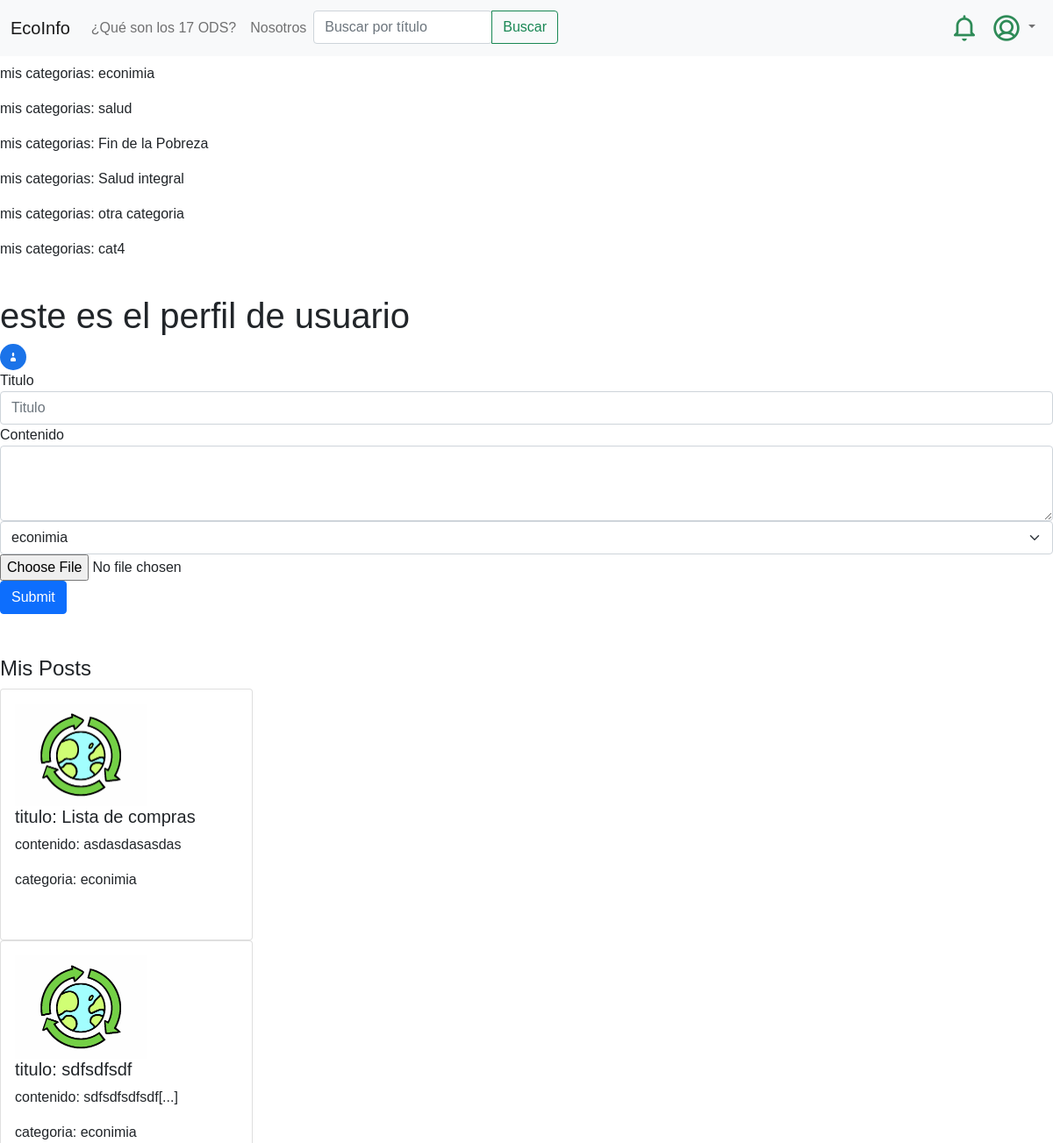
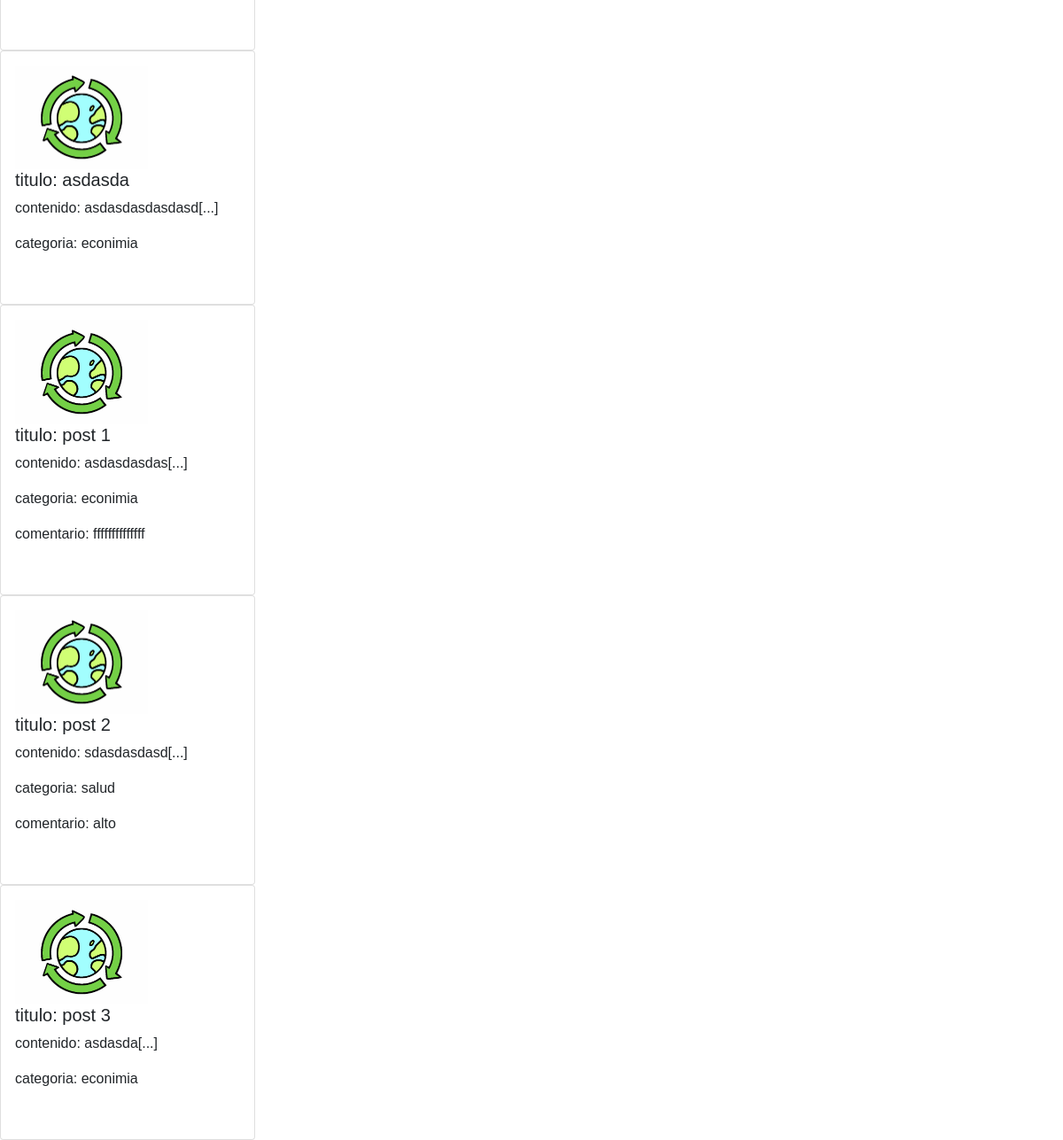
The app's page /perfil_usuario/ (signed in), older data (2 pictures, top to bottom).
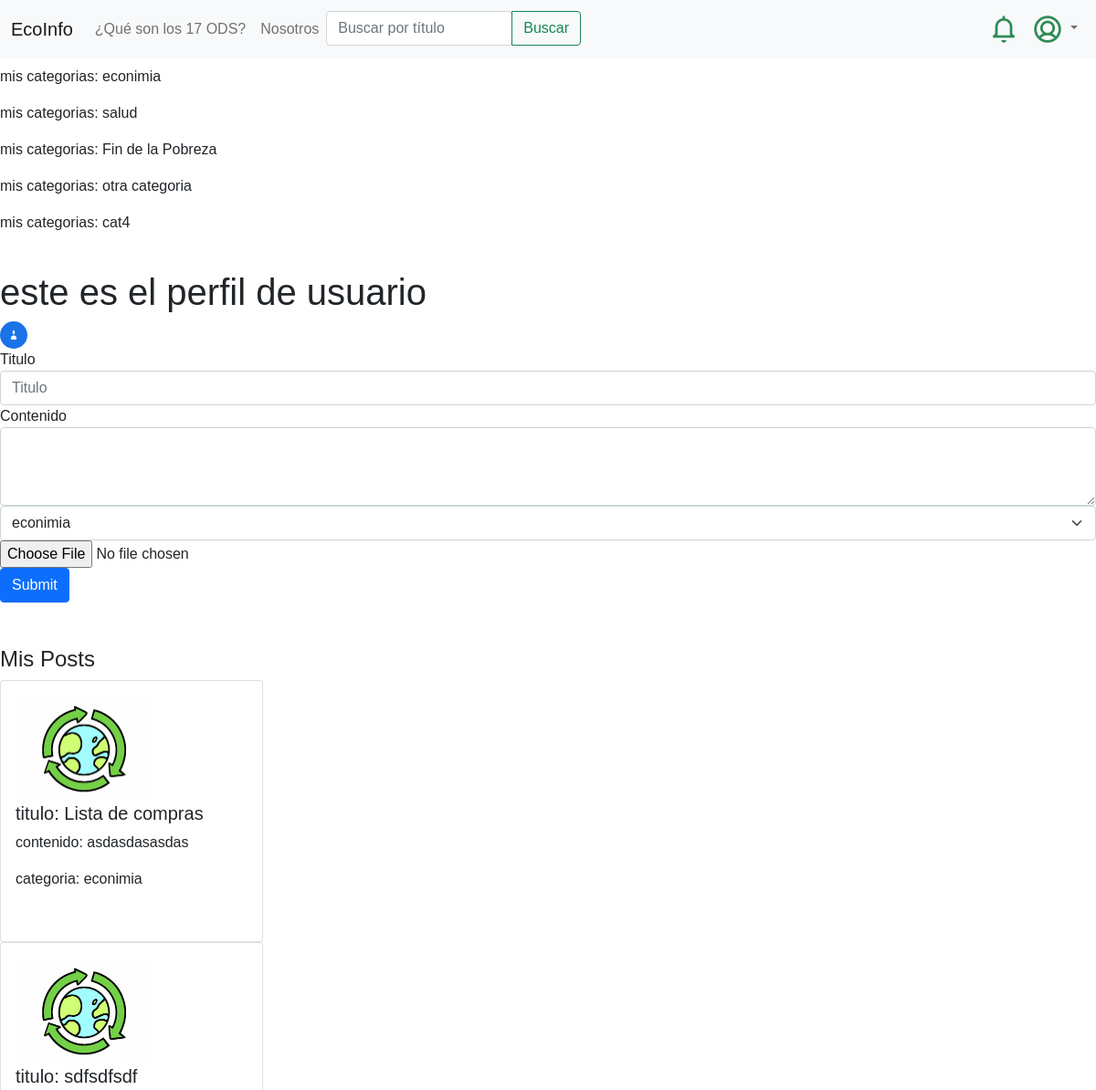
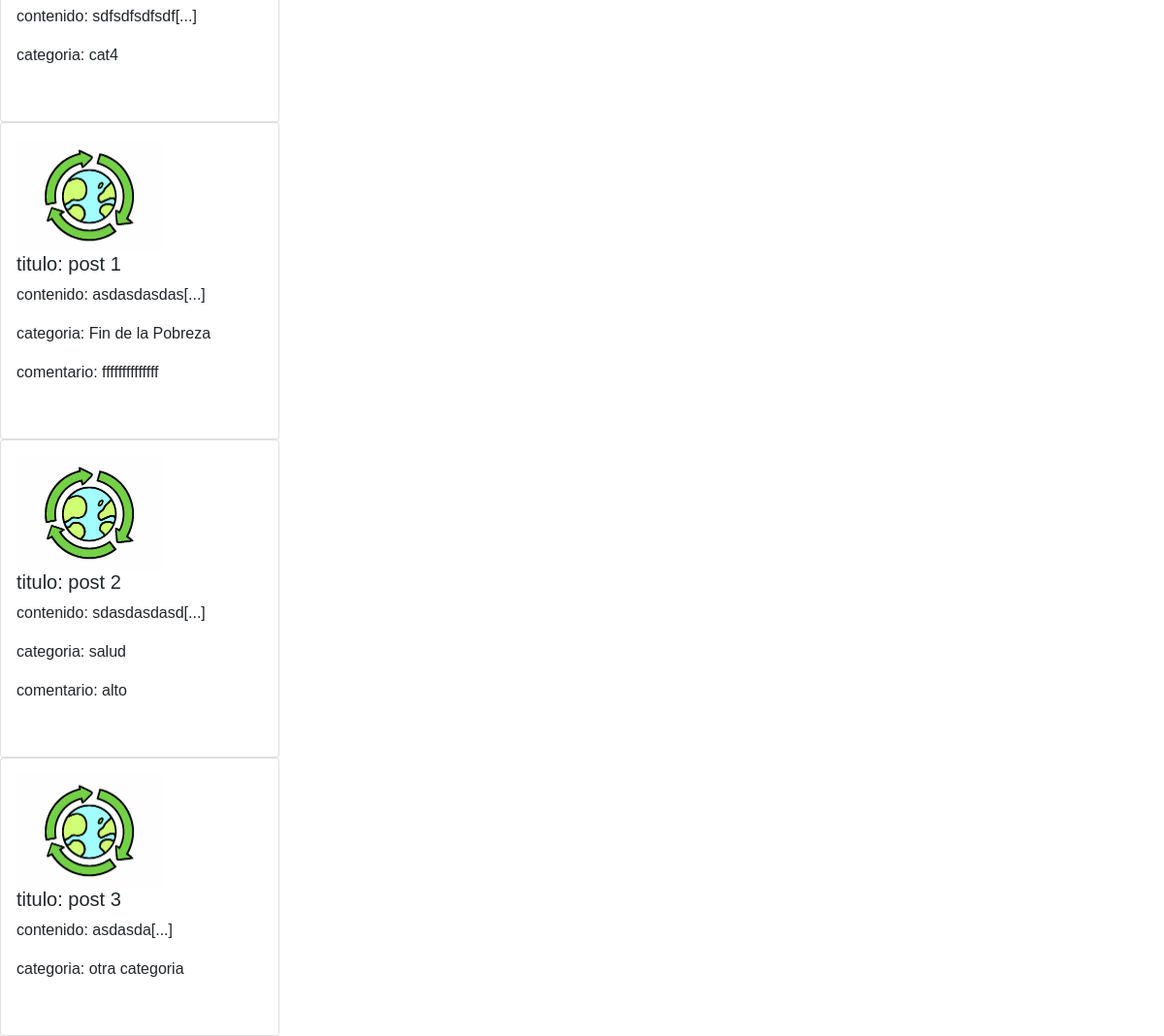
The same page, newer data (2 pictures, top to bottom).
### feed/models.py (models this page shows, shortened)
class categoria(models.Model):
    name = models.CharField(max_length=50)
    imagen = models.ImageField(upload_to='categoria',default='categoria_default.png')
    def __str__(self):
        return self.name

class post(models.Model):
    posteador = models.ForeignKey(User, on_delete=models.CASCADE, null=True)
    titulo = models.CharField(max_length=100)
    contenido = models.TextField()
    pre_contenido = models.TextField()
    categoria = models.ForeignKey(categoria, on_delete=models.CASCADE,  default=1, null=False)
    creado_en = models.DateTimeField(auto_now_add=True)
    actualizado_en = models.DateTimeField(auto_now=True)
    me_gusta = models.IntegerField(default=0)
    no_megusta = models.IntegerField(default=0)
    imagen = models.FileField(upload_to='imagenes_posts', default='post_default.jpg')
    visitas = models.IntegerField(default=0)

class comentario(models.Model):
    post = models.ForeignKey(post, on_delete=models.CASCADE)
    comentador = models.ForeignKey(User, on_delete=models.CASCADE, null=True)
    contenido = models.TextField()
    creado_en = models.DateTimeField(auto_now_add=True)
    actualizado_en = models.DateTimeField(auto_now=True)
    aprobado = models.BooleanField(default=False)

### feed/views.py (the view)
# urls.py: path('perfil_usuario/',views.perfil_usuario, name='perfil_usuario'),
@login_required
def perfil_usuario(request):
    notif_user = notificaciones.objects.filter(post__posteador_id=request.user.id ).exclude(usuario_id = request.user.id).order_by('creado_en').reverse()[:10]
    mis_posteos = post.objects.filter(posteador_id=request.user.id).order_by('creado_en').reverse()
    mis_categorias = categoria.objects.filter(id__in = mis_posteos )
    mis_comentarios = comentario.objects.filter(comentador_id=request.user.id).order_by('creado_en').reverse()
    categorias = categoria.objects.all()
    usuario_actual = usuario.objects.get(id=request.user.id)
    contexto = {'mis_posteos':mis_posteos, 'mis_comentarios':mis_comentarios, 'categorias':categorias, 'notif_user':notif_user, 'mis_categorias':mis_categorias, 'usuario_actual':usuario_actual}
    return render(request,"perfil_usuario.html",contexto)

### feed/templates/perfil_usuario.html (shortened to what this page needs)
{% extends "base.html" %}
{% block content %}
<br><br><br>
<div>
    {% if mis_categorias %}
        {% for mi_categoria in mis_categorias %}
                <p> mis categorias: {{ mi_categoria.name }} </p>
        {% endfor %}
    {% endif %}
</div>
    <h1>este es el perfil de usuario</h1>
    {% if  user.is_authenticated %}
    <img src="{{usuario_actual.foto.url }}" style="width: 30px; height: 30px; border-radius: 30px;" >
    {% endif %}
    <form action="{% url 'agregar_post' %} " method="POST"  enctype="multipart/form-data"> {% csrf_token %}
        <div class="form-group">
            <label for="titulo">Titulo</label>
            <input type="text" class="form-control" id="txttitulo" name="txttitulo" placeholder="Titulo">
        </div>
        <div class="form-group">
            <label for="contenido">Contenido</label>
            <textarea class="form-control" id="txtcontenido" name="txtcontenido" rows="3"></textarea>
        </div>
        <div class="form-group">
            <select class="form-gourp form-select" name="txtcategoria" id="txtcategoria" required>
                {% for categoria in categorias %}
                    <option value="{{categoria.id}}" >{{categoria.name}}</option>
                {% endfor %}
              </select>
        </div>
        <div >
            <input type="file" id="txtimagen"  name="txtimagen">
        </div>
        <button type="submit" class="btn btn-primary">Submit</button>
    </form>
     <br>
     <br>
     <h4>Mis Posts</h4>
     {% for post in mis_posteos %}
     <div class="card" style="width: 18rem;">
         <div class="card-body">
            <img src="{{post.imagen.url}}" alt="{{post.tipo_17_ODS}}" style="width:150px;">
             <h5 class="card-title">titulo: {{ post.titulo }}</h5>
             <p class="card-text">contenido: {{ post.pre_contenido }}</p>
             <p class="card-text">  categoria: {{post.categoria}} </p>
             {% for comentario in mis_comentarios %}
             {% if comentario.post_id == post.id %}
                 <p class="card-text">comentario: {{ comentario.contenido }}</p>
             {% endif %}
             {% endfor %}
             <br>
         </div>
     </div>
 {% endfor %}
{% endblock %}

Row changes from the older to the newer data that the page shows:
no longer on this page (row unchanged): categoria: name "Salud integral"
no longer on this page (row edited): post: imagen (placeholder picture), titulo "asdasda", pre_contenido "asdasdasdasdasd[...]", categoria "econimia"
changed post "sdfsdfsdf": categoria "econimia" → "cat4"
changed post "post 1": categoria "econimia" → "Fin de la Pobreza"
changed post "post 3": categoria "econimia" → "otra categoria"
